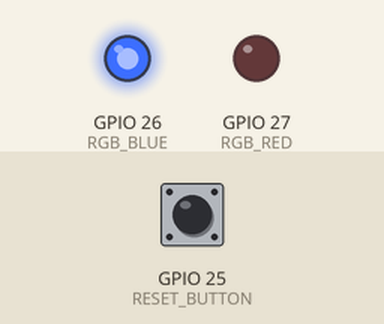
The sketch below on a simulated ESP32. Shown: output pins drawn as LEDs (lit = HIGH). Dashed ring = blinking. Inputs (shaded band) come from the test bench; at power-on: GPIO 25 (RESET_BUTTON) HIGH. Nothing arrives over Bluetooth unless stated; a phone connects over Bluetooth LE 3 s after start; what the sketch prints to the serial monitor is not drawn. At 6.3 s the program restarts the board; the recording ends there.

Above: at 1.2 s.
1.3 s: GPIO 25 (RESET_BUTTON) pulled LOW for 0.15 s
At 1.42 s:
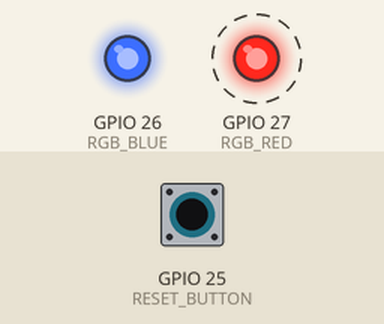
At 1.92 s:
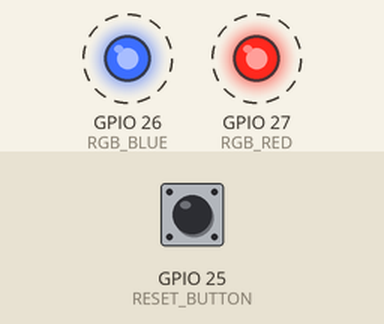
Timing chart, 0 to 6.3 s (numbered marks = the images above; inputs shaded):
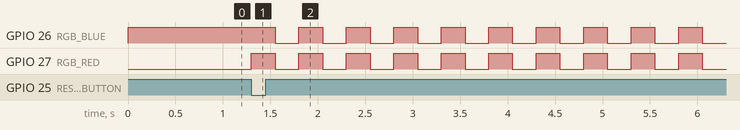

Measured:
- after the input at 1.3 s, GPIO 26 (RGB_BLUE): alternates HIGH for 0.25 s and LOW for 0.25 s, starting after 0.25 s; GPIO 27 (RGB_RED): alternates HIGH for 0.25 s and LOW for 0.25 s, starting at once

The sketch:

ESP-SERVER_v4.ino
```cpp
#include <BLEDevice.h>
#include <BLEServer.h>
#include <BLEUtils.h>
#include <BLE2902.h>

#define RESET_BUTTON 25
#define RGB_BLUE 26
#define RGB_RED 27

class BLEController {
public:
  BLEController() {
    BLEDevice::init("ESP32"); // Inicializando o dispositivo BLE como "ESP32"

    // Criando um servidor BLE e configurando os callbacks
    pServer = BLEDevice::createServer();
    pServer->setCallbacks(new MyServerCallbacks(this));

    // Configurando o serviço e iniciando o 'Advertising' BLE
    setupBLEService();
    startBLEAdvertising();
  }

  void handleConnections() {
    // Lógica de conexão / desconexão
    if (!deviceConnected && oldDeviceConnected) {
      delay(500);
      startBLEAdvertising();  // Se desconectado, reinicia
      Serial.println("Start advertising");
      oldDeviceConnected = deviceConnected;
    }

    if (deviceConnected && !oldDeviceConnected) {
      oldDeviceConnected = deviceConnected;
    }
  }

  void updateCharacteristic() {
    pCharacteristic->setValue(value); // Atualizando o valor da característica
    pCharacteristic->notify(); // Notificando os clientes
  }

  bool isDeviceConnected() const {
    return deviceConnected; // Retornando o estado da conexão do dispositivo
  }

private:
  BLEServer* pServer = nullptr;
  BLECharacteristic* pCharacteristic = nullptr;

  bool deviceConnected = false;
  bool oldDeviceConnected = false;
  uint32_t value = 0;

  // UUIDs do serviço e característica BLE
  static const char* SERVICE_UUID;
  static const char* CHARACTERISTIC_UUID;

  class MyServerCallbacks : public BLEServerCallbacks {
  public:
    MyServerCallbacks(BLEController* controller) : controller(controller) {}
    void onConnect(BLEServer* pServer) { controller->deviceConnected = true; }; // Callback de conexão
    void onDisconnect(BLEServer* pServer) { controller->deviceConnected = false; }; // Callback de desconexão
  private:
    BLEController* controller;
  };

  void setupBLEService() {
    BLEService* pService = pServer->createService(SERVICE_UUID); // Cria o serviço BLE

    // Característica BLE com propriedades: Leitura, Escrita e Notificação
    pCharacteristic = pService->createCharacteristic(
      CHARACTERISTIC_UUID,
      BLECharacteristic::PROPERTY_READ |
      BLECharacteristic::PROPERTY_WRITE |
      BLECharacteristic::PROPERTY_NOTIFY
    );

    pCharacteristic->addDescriptor(new BLE2902()); // Adiciona um descritor BLE2902 à característica

    pService->start(); // Inicia o serviço
  }

  void startBLEAdvertising() {
    // Configura o 'advertising' BLE
    BLEAdvertising* pAdvertising = BLEDevice::getAdvertising();
    pAdvertising->addServiceUUID(SERVICE_UUID);
    pAdvertising->setScanResponse(false);
    pAdvertising->setMinPreferred(0x0);


    // Inicia o 'advertising'
    BLEDevice::startAdvertising();
  }
};

// Definição dos UUIDs do serviço e característica (pego de um gerador aleatório)
const char* BLEController::SERVICE_UUID = "4fafc201-1fb5-459e-8fcc-c5c9c331914b";
const char* BLEController::CHARACTERISTIC_UUID = "beb5483e-36e1-4688-b7f5-ea07361b26a8";

BLEController* controller; // Instância global da classe BLEController

void setup() {
  Serial.begin(115200);
  pinMode(RESET_BUTTON, INPUT_PULLUP);
  pinMode(RGB_BLUE, OUTPUT);
  pinMode(RGB_RED, OUTPUT);

  controller = new BLEController(); // Inicializa a instância do BLEController
  Serial.println("Waiting for a client connection to notify...");

  digitalWrite(RGB_BLUE, HIGH);
}

void loop() {
  if (digitalRead(RESET_BUTTON) == LOW) {
    for (int i = 0; i < 10; i++) {
      digitalWrite(RGB_RED, HIGH);
      digitalWrite(RGB_BLUE, HIGH);
      delay(250);
      digitalWrite(RGB_RED, LOW);
      digitalWrite(RGB_BLUE, LOW);
      delay(250);
    }

    ESP.restart();

    digitalWrite(RGB_RED, LOW);
    digitalWrite(RGB_BLUE, HIGH);
  }

  // controller->handleConnections(); // Lógica de conexão e atualização da característica

  // if (controller->isDeviceConnected()) {
  //   controller->updateCharacteristic();
  //   delay(1000);
  // }
}
```
